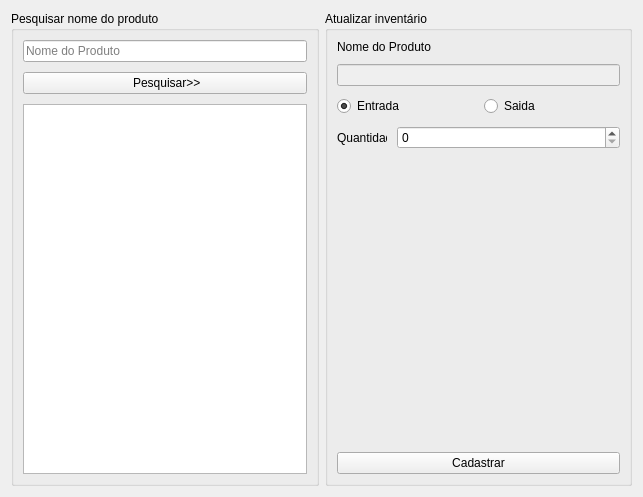
<?xml version="1.0" encoding="UTF-8"?>
<ui version="4.0">
 <class>Form</class>
 <widget class="QWidget" name="Form">
  <property name="geometry">
   <rect>
    <x>0</x>
    <y>0</y>
    <width>643</width>
    <height>497</height>
   </rect>
  </property>
  <property name="windowTitle">
   <string>Atualizar estoque</string>
  </property>
  <property name="windowIcon">
   <iconset>
    <normaloff>icon/update.svg</normaloff>icon/update.svg</iconset>
  </property>
  <layout class="QGridLayout" name="gridLayout">
   <item row="0" column="0">
    <widget class="QGroupBox" name="groupBox">
     <property name="title">
      <string>Pesquisar nome do produto</string>
     </property>
     <layout class="QVBoxLayout" name="verticalLayout">
      <property name="spacing">
       <number>10</number>
      </property>
      <item>
       <widget class="QLineEdit" name="lineEdit">
        <property name="placeholderText">
         <string>Nome do Produto</string>
        </property>
       </widget>
      </item>
      <item>
       <widget class="QPushButton" name="pushButton">
        <property name="text">
         <string> Pesquisar&gt;&gt;</string>
        </property>
       </widget>
      </item>
      <item>
       <widget class="QListWidget" name="listWidget"/>
      </item>
     </layout>
    </widget>
   </item>
   <item row="0" column="1">
    <widget class="QGroupBox" name="groupBox_2">
     <property name="title">
      <string>Atualizar inventário</string>
     </property>
     <layout class="QVBoxLayout" name="verticalLayout_3">
      <property name="spacing">
       <number>10</number>
      </property>
      <item>
       <layout class="QVBoxLayout" name="verticalLayout_2">
        <item>
         <widget class="QLabel" name="label">
          <property name="text">
           <string>Nome do Produto</string>
          </property>
         </widget>
        </item>
        <item>
         <widget class="QLineEdit" name="lineEdit_2">
          <property name="enabled">
           <bool>false</bool>
          </property>
         </widget>
        </item>
       </layout>
      </item>
      <item>
       <layout class="QHBoxLayout" name="horizontalLayout">
        <item>
         <widget class="QRadioButton" name="radioButton">
          <property name="text">
           <string>Entrada</string>
          </property>
          <property name="checked">
           <bool>true</bool>
          </property>
         </widget>
        </item>
        <item>
         <widget class="QRadioButton" name="radioButton_2">
          <property name="text">
           <string>Saida</string>
          </property>
         </widget>
        </item>
       </layout>
      </item>
      <item>
       <layout class="QHBoxLayout" name="horizontalLayout_2">
        <item>
         <widget class="QLabel" name="label_2">
          <property name="maximumSize">
           <size>
            <width>50</width>
            <height>16777215</height>
           </size>
          </property>
          <property name="text">
           <string>Quantidade</string>
          </property>
         </widget>
        </item>
        <item>
         <widget class="QSpinBox" name="spinBox">
          <property name="maximum">
           <number>999999999</number>
          </property>
         </widget>
        </item>
       </layout>
      </item>
      <item>
       <spacer name="verticalSpacer">
        <property name="orientation">
         <enum>Qt::Vertical</enum>
        </property>
        <property name="sizeHint" stdset="0">
         <size>
          <width>20</width>
          <height>286</height>
         </size>
        </property>
       </spacer>
      </item>
      <item>
       <widget class="QPushButton" name="pushButton_2">
        <property name="text">
         <string>Cadastrar</string>
        </property>
       </widget>
      </item>
     </layout>
    </widget>
   </item>
  </layout>
 </widget>
 <resources/>
 <connections/>
</ui>
